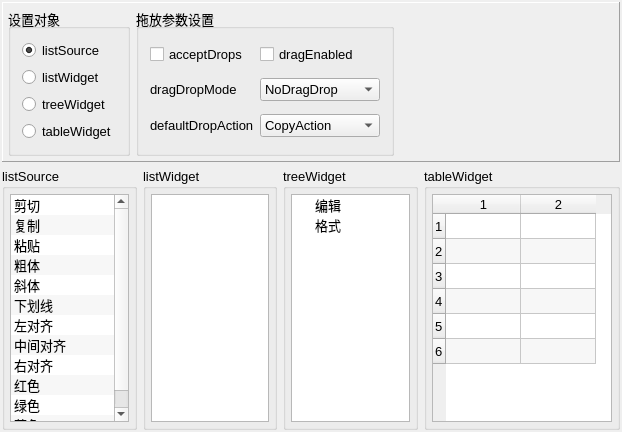
<?xml version="1.0" encoding="UTF-8"?>
<ui version="4.0">
 <class>Widget</class>
 <widget class="QWidget" name="Widget">
  <property name="geometry">
   <rect>
    <x>0</x>
    <y>0</y>
    <width>622</width>
    <height>432</height>
   </rect>
  </property>
  <property name="font">
   <font>
    <pointsize>10</pointsize>
   </font>
  </property>
  <property name="windowTitle">
   <string>具有DragDrop功能的组件</string>
  </property>
  <layout class="QVBoxLayout" name="verticalLayout_6">
   <property name="leftMargin">
    <number>2</number>
   </property>
   <property name="topMargin">
    <number>2</number>
   </property>
   <property name="rightMargin">
    <number>2</number>
   </property>
   <property name="bottomMargin">
    <number>2</number>
   </property>
   <item>
    <widget class="QFrame" name="frame">
     <property name="frameShape">
      <enum>QFrame::Panel</enum>
     </property>
     <property name="frameShadow">
      <enum>QFrame::Raised</enum>
     </property>
     <layout class="QHBoxLayout" name="horizontalLayout">
      <property name="leftMargin">
       <number>5</number>
      </property>
      <property name="topMargin">
       <number>5</number>
      </property>
      <property name="rightMargin">
       <number>5</number>
      </property>
      <property name="bottomMargin">
       <number>5</number>
      </property>
      <item>
       <widget class="QGroupBox" name="groupBox_6">
        <property name="title">
         <string>设置对象</string>
        </property>
        <layout class="QVBoxLayout" name="verticalLayout_5">
         <item>
          <widget class="QRadioButton" name="radio_Source">
           <property name="text">
            <string>listSource</string>
           </property>
           <property name="checked">
            <bool>true</bool>
           </property>
          </widget>
         </item>
         <item>
          <widget class="QRadioButton" name="radio_List">
           <property name="text">
            <string>listWidget</string>
           </property>
          </widget>
         </item>
         <item>
          <widget class="QRadioButton" name="radio_Tree">
           <property name="text">
            <string>treeWidget</string>
           </property>
          </widget>
         </item>
         <item>
          <widget class="QRadioButton" name="radio_Table">
           <property name="text">
            <string>tableWidget</string>
           </property>
          </widget>
         </item>
        </layout>
       </widget>
      </item>
      <item>
       <widget class="QGroupBox" name="groupBox_5">
        <property name="title">
         <string>拖放参数设置</string>
        </property>
        <layout class="QGridLayout" name="gridLayout">
         <property name="verticalSpacing">
          <number>9</number>
         </property>
         <item row="1" column="0">
          <widget class="QLabel" name="label_2">
           <property name="text">
            <string>dragDropMode</string>
           </property>
          </widget>
         </item>
         <item row="0" column="0">
          <widget class="QCheckBox" name="chkBox_AcceptDrops">
           <property name="text">
            <string>acceptDrops</string>
           </property>
          </widget>
         </item>
         <item row="0" column="1">
          <widget class="QCheckBox" name="chkBox_DragEnabled">
           <property name="text">
            <string>dragEnabled</string>
           </property>
          </widget>
         </item>
         <item row="2" column="1">
          <widget class="QComboBox" name="combo_DefaultAction">
           <item>
            <property name="text">
             <string>CopyAction</string>
            </property>
           </item>
           <item>
            <property name="text">
             <string>MoveAction</string>
            </property>
           </item>
           <item>
            <property name="text">
             <string>LinkAction</string>
            </property>
           </item>
           <item>
            <property name="text">
             <string>IgnoreAction</string>
            </property>
           </item>
          </widget>
         </item>
         <item row="2" column="0">
          <widget class="QLabel" name="label_3">
           <property name="text">
            <string>defaultDropAction</string>
           </property>
          </widget>
         </item>
         <item row="1" column="1">
          <widget class="QComboBox" name="combo_Mode">
           <property name="minimumSize">
            <size>
             <width>120</width>
             <height>0</height>
            </size>
           </property>
           <item>
            <property name="text">
             <string>NoDragDrop</string>
            </property>
           </item>
           <item>
            <property name="text">
             <string>DragOnly</string>
            </property>
           </item>
           <item>
            <property name="text">
             <string>DropOnly</string>
            </property>
           </item>
           <item>
            <property name="text">
             <string>DragDrop</string>
            </property>
           </item>
           <item>
            <property name="text">
             <string>InternalMove</string>
            </property>
           </item>
          </widget>
         </item>
        </layout>
       </widget>
      </item>
      <item>
       <spacer name="horizontalSpacer">
        <property name="orientation">
         <enum>Qt::Horizontal</enum>
        </property>
        <property name="sizeHint" stdset="0">
         <size>
          <width>40</width>
          <height>20</height>
         </size>
        </property>
       </spacer>
      </item>
     </layout>
    </widget>
   </item>
   <item>
    <layout class="QHBoxLayout" name="horizontalLayout_2">
     <item>
      <widget class="QGroupBox" name="groupBox_1">
       <property name="font">
        <font>
         <pointsize>10</pointsize>
         <weight>50</weight>
         <bold>false</bold>
        </font>
       </property>
       <property name="title">
        <string>listSource</string>
       </property>
       <property name="flat">
        <bool>false</bool>
       </property>
       <property name="checkable">
        <bool>false</bool>
       </property>
       <layout class="QVBoxLayout" name="verticalLayout_2">
        <property name="leftMargin">
         <number>5</number>
        </property>
        <property name="topMargin">
         <number>5</number>
        </property>
        <property name="rightMargin">
         <number>5</number>
        </property>
        <property name="bottomMargin">
         <number>5</number>
        </property>
        <item>
         <widget class="QListWidget" name="listSource">
          <property name="editTriggers">
           <set>QAbstractItemView::NoEditTriggers</set>
          </property>
          <property name="dragDropMode">
           <enum>QAbstractItemView::DragOnly</enum>
          </property>
          <property name="alternatingRowColors">
           <bool>true</bool>
          </property>
          <property name="uniformItemSizes">
           <bool>false</bool>
          </property>
          <property name="selectionRectVisible">
           <bool>true</bool>
          </property>
          <item>
           <property name="text">
            <string>剪切</string>
           </property>
           <property name="icon">
            <iconset resource="res.qrc">
             <normaloff>:/icons/images/200.bmp</normaloff>:/icons/images/200.bmp</iconset>
           </property>
          </item>
          <item>
           <property name="text">
            <string>复制</string>
           </property>
           <property name="icon">
            <iconset resource="res.qrc">
             <normaloff>:/icons/images/202.bmp</normaloff>:/icons/images/202.bmp</iconset>
           </property>
          </item>
          <item>
           <property name="text">
            <string>粘贴</string>
           </property>
           <property name="icon">
            <iconset resource="res.qrc">
             <normaloff>:/icons/images/204.bmp</normaloff>:/icons/images/204.bmp</iconset>
           </property>
          </item>
          <item>
           <property name="text">
            <string>粗体</string>
           </property>
           <property name="icon">
            <iconset resource="res.qrc">
             <normaloff>:/icons/images/500.bmp</normaloff>:/icons/images/500.bmp</iconset>
           </property>
          </item>
          <item>
           <property name="text">
            <string>斜体</string>
           </property>
           <property name="icon">
            <iconset resource="res.qrc">
             <normaloff>:/icons/images/502.bmp</normaloff>:/icons/images/502.bmp</iconset>
           </property>
          </item>
          <item>
           <property name="text">
            <string>下划线</string>
           </property>
           <property name="icon">
            <iconset resource="res.qrc">
             <normaloff>:/icons/images/504.bmp</normaloff>:/icons/images/504.bmp</iconset>
           </property>
          </item>
          <item>
           <property name="text">
            <string>左对齐</string>
           </property>
           <property name="icon">
            <iconset resource="res.qrc">
             <normaloff>:/icons/images/508.bmp</normaloff>:/icons/images/508.bmp</iconset>
           </property>
          </item>
          <item>
           <property name="text">
            <string>中间对齐</string>
           </property>
           <property name="icon">
            <iconset resource="res.qrc">
             <normaloff>:/icons/images/510.bmp</normaloff>:/icons/images/510.bmp</iconset>
           </property>
          </item>
          <item>
           <property name="text">
            <string>右对齐</string>
           </property>
           <property name="icon">
            <iconset resource="res.qrc">
             <normaloff>:/icons/images/512.bmp</normaloff>:/icons/images/512.bmp</iconset>
           </property>
          </item>
          <item>
           <property name="text">
            <string>红色</string>
           </property>
           <property name="icon">
            <iconset resource="res.qrc">
             <normaloff>:/icons/images/718.bmp</normaloff>:/icons/images/718.bmp</iconset>
           </property>
          </item>
          <item>
           <property name="text">
            <string>绿色</string>
           </property>
           <property name="icon">
            <iconset resource="res.qrc">
             <normaloff>:/icons/images/724.bmp</normaloff>:/icons/images/724.bmp</iconset>
           </property>
          </item>
          <item>
           <property name="text">
            <string>蓝色</string>
           </property>
           <property name="icon">
            <iconset resource="res.qrc">
             <normaloff>:/icons/images/728.bmp</normaloff>:/icons/images/728.bmp</iconset>
           </property>
          </item>
         </widget>
        </item>
       </layout>
      </widget>
     </item>
     <item>
      <widget class="QGroupBox" name="groupBox_2">
       <property name="title">
        <string>listWidget</string>
       </property>
       <layout class="QVBoxLayout" name="verticalLayout">
        <property name="leftMargin">
         <number>5</number>
        </property>
        <property name="topMargin">
         <number>5</number>
        </property>
        <property name="rightMargin">
         <number>5</number>
        </property>
        <property name="bottomMargin">
         <number>5</number>
        </property>
        <item>
         <widget class="QListWidget" name="listWidget">
          <property name="editTriggers">
           <set>QAbstractItemView::NoEditTriggers</set>
          </property>
          <property name="dragDropMode">
           <enum>QAbstractItemView::NoDragDrop</enum>
          </property>
          <property name="defaultDropAction">
           <enum>Qt::CopyAction</enum>
          </property>
          <property name="viewMode">
           <enum>QListView::ListMode</enum>
          </property>
         </widget>
        </item>
       </layout>
      </widget>
     </item>
     <item>
      <widget class="QGroupBox" name="groupBox_3">
       <property name="title">
        <string>treeWidget</string>
       </property>
       <layout class="QVBoxLayout" name="verticalLayout_3">
        <property name="leftMargin">
         <number>5</number>
        </property>
        <property name="topMargin">
         <number>5</number>
        </property>
        <property name="rightMargin">
         <number>5</number>
        </property>
        <property name="bottomMargin">
         <number>5</number>
        </property>
        <item>
         <widget class="QTreeWidget" name="treeWidget">
          <property name="acceptDrops">
           <bool>true</bool>
          </property>
          <property name="editTriggers">
           <set>QAbstractItemView::NoEditTriggers</set>
          </property>
          <property name="dragDropOverwriteMode">
           <bool>true</bool>
          </property>
          <property name="dragDropMode">
           <enum>QAbstractItemView::InternalMove</enum>
          </property>
          <property name="defaultDropAction">
           <enum>Qt::MoveAction</enum>
          </property>
          <attribute name="headerVisible">
           <bool>false</bool>
          </attribute>
          <column>
           <property name="text">
            <string>编辑</string>
           </property>
          </column>
          <item>
           <property name="text">
            <string>编辑</string>
           </property>
          </item>
          <item>
           <property name="text">
            <string>格式</string>
           </property>
          </item>
         </widget>
        </item>
       </layout>
      </widget>
     </item>
     <item>
      <widget class="QGroupBox" name="groupBox_4">
       <property name="title">
        <string>tableWidget</string>
       </property>
       <layout class="QVBoxLayout" name="verticalLayout_4">
        <property name="leftMargin">
         <number>5</number>
        </property>
        <property name="topMargin">
         <number>5</number>
        </property>
        <property name="rightMargin">
         <number>5</number>
        </property>
        <property name="bottomMargin">
         <number>5</number>
        </property>
        <item>
         <widget class="QTableWidget" name="tableWidget">
          <property name="minimumSize">
           <size>
            <width>180</width>
            <height>0</height>
           </size>
          </property>
          <property name="editTriggers">
           <set>QAbstractItemView::NoEditTriggers</set>
          </property>
          <property name="dragDropMode">
           <enum>QAbstractItemView::DropOnly</enum>
          </property>
          <property name="defaultDropAction">
           <enum>Qt::CopyAction</enum>
          </property>
          <property name="alternatingRowColors">
           <bool>true</bool>
          </property>
          <property name="selectionMode">
           <enum>QAbstractItemView::SingleSelection</enum>
          </property>
          <property name="rowCount">
           <number>6</number>
          </property>
          <property name="columnCount">
           <number>2</number>
          </property>
          <attribute name="horizontalHeaderDefaultSectionSize">
           <number>75</number>
          </attribute>
          <attribute name="verticalHeaderDefaultSectionSize">
           <number>25</number>
          </attribute>
          <row/>
          <row/>
          <row/>
          <row/>
          <row/>
          <row/>
          <column/>
          <column/>
         </widget>
        </item>
       </layout>
      </widget>
     </item>
    </layout>
   </item>
  </layout>
 </widget>
 <layoutdefault spacing="6" margin="11"/>
 <resources>
  <include location="res.qrc"/>
 </resources>
 <connections/>
</ui>
